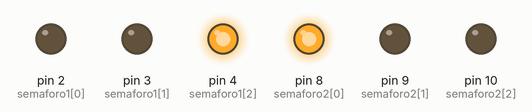
Simulated run of this sketch. Board: Arduino Uno, built with avr-gcc and run on an emulated ATmega328P. Parts: output pins drawn as LEDs (lit = HIGH).

Above: at 2.5 s.
At 5.5 s:
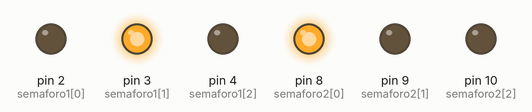
At 9.5 s:
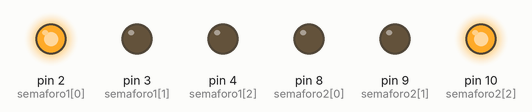
At 12.5 s:
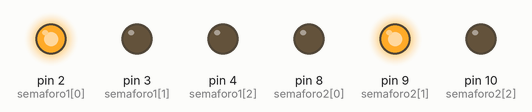
At 13.5 s:
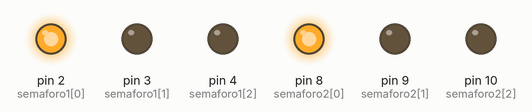
Timing chart, 0 to 18.2 s (numbered marks = the images above):
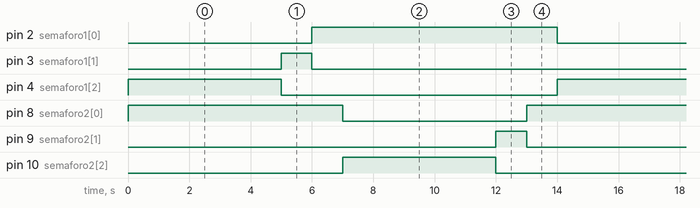

The sketch:

Semaforo.ino
```cpp
// Importante seguir a mesma ordem
// Vermelho[0], Amarelo[1] e Verde[2]
int semaforo1[] = {2,3,4};
int semaforo2[] = {8,9,10};

const long LENTO = 5000;
const long RAPIDO = 1000;

void setup(){
  for(int i = 0; i < 3; i++){
    pinMode(semaforo1[i], OUTPUT);
    pinMode(semaforo2[i], OUTPUT);
  }

  acendeVm(semaforo1);
  acendeVm(semaforo2);
}

void loop(){
  acendeVd(semaforo1);
  delay(LENTO);

  acendeAm(semaforo1);
  delay(RAPIDO);

  acendeVm(semaforo1);
  delay(RAPIDO);

  acendeVd(semaforo2);
  delay(LENTO);

  acendeAm(semaforo2);
  delay(RAPIDO);

  acendeVm(semaforo2);
  delay(RAPIDO);
}

void acendeVm(int s[]){
  digitalWrite(s[0], HIGH);
  digitalWrite(s[1], LOW);
  digitalWrite(s[2], LOW);
}

void acendeAm(int s[]){
  digitalWrite(s[0], LOW);
  digitalWrite(s[1], HIGH);
  digitalWrite(s[2], LOW);
}

void acendeVd(int s[]){
  digitalWrite(s[0], LOW);
  digitalWrite(s[1], LOW);
  digitalWrite(s[2], HIGH);
}
```

Measured:
- by itself, pin 2 (semaforo1[0]), pin 8 (semaforo2[0]): alternates HIGH for 8.0 s and LOW for 6.0 s
- by itself, pin 3 (semaforo1[1]), pin 9 (semaforo2[1]): alternates HIGH for 1.0 s and LOW for 13.0 s
- by itself, pin 4 (semaforo1[2]), pin 10 (semaforo2[2]): alternates HIGH for 5.0 s and LOW for 9.0 s
